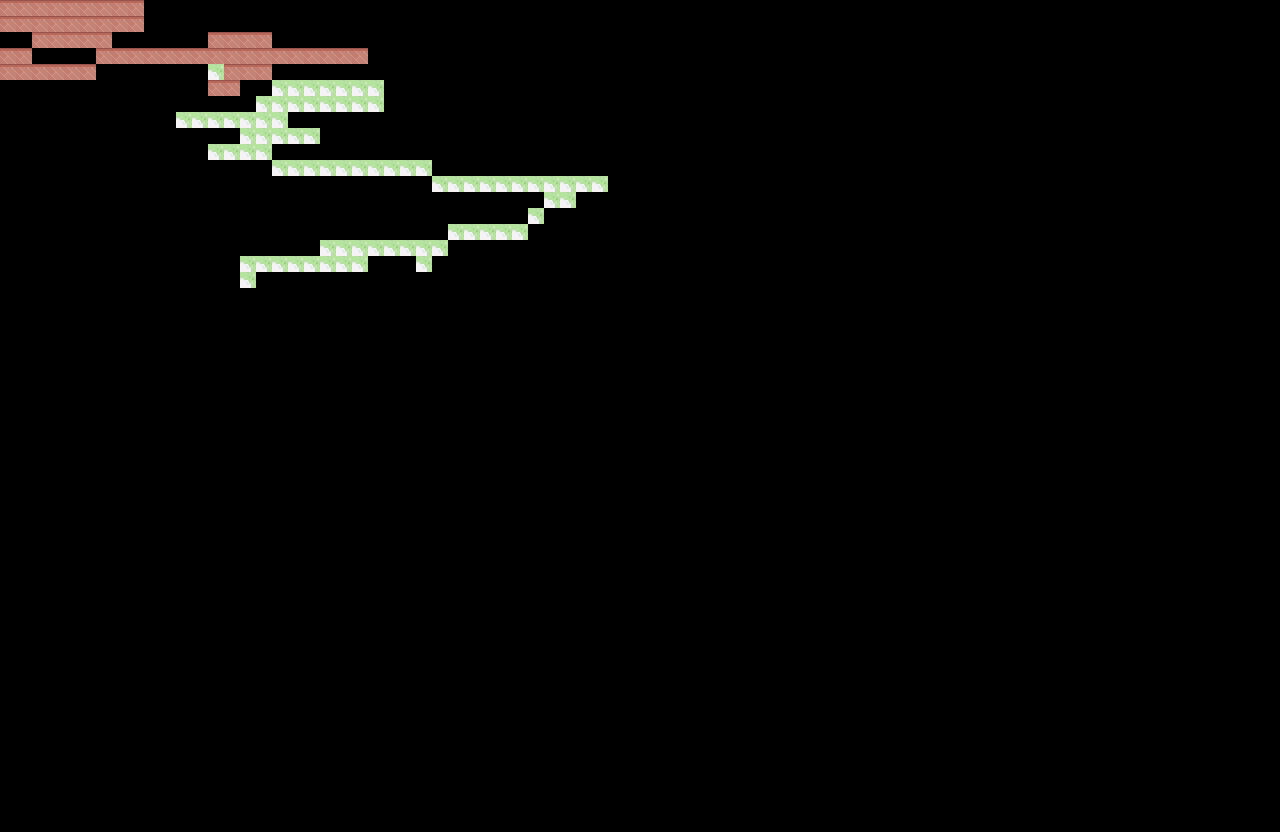

The image is a tile-based game level rendered from a .tmx file. Its description and source (layers, tilesets, objects; grid data summarised) follow:
An orthogonal 80x52 tile map with 16x16 px tiles, 1 tile layer (Calque de Tuiles 1).

<map version="1.9" tiledversion="1.9.2" orientation="orthogonal" renderorder="right-down" width="80" height="52" tilewidth="16" tileheight="16" infinite="0" nextlayerid="2" nextobjectid="1">
 <tileset firstgid="1" source="pokemon_style.tsx" />
 <layer id="1" name="Calque de Tuiles 1" width="80" height="52">
  <data>[4160 cells, 136 non-empty, 2 distinct tile ids]</data>
 </layer>
</map>
